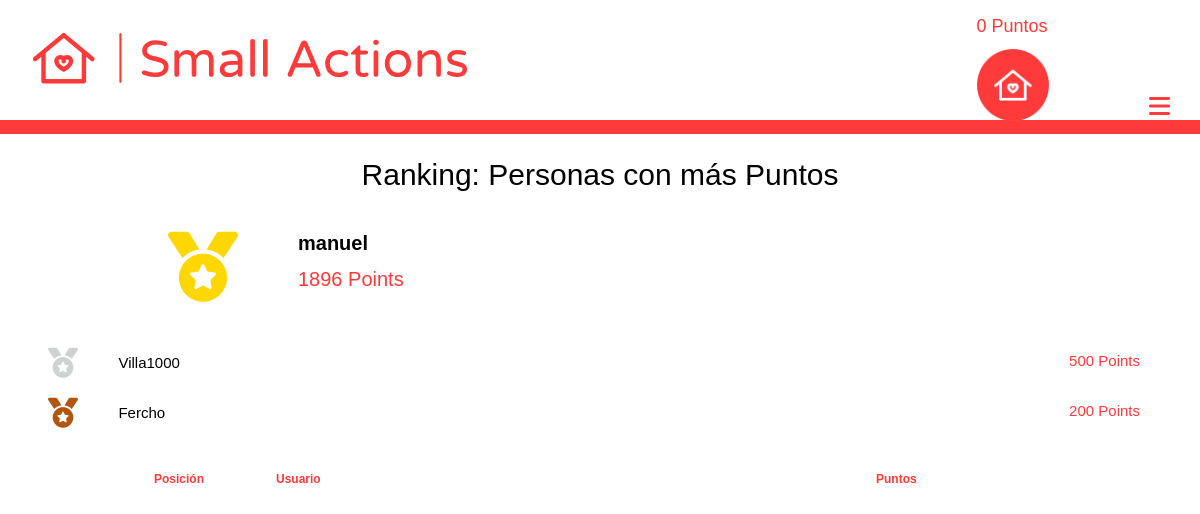
/account/ranking (signed in), run on the app's committed database.
### login/models.py (models this page shows, shortened)
class User(AbstractUser):
    points = models.PositiveIntegerField(default=0)
    photo = models.ImageField(upload_to="people", null=True, blank=True)
    latitude = models.DecimalField(max_digits=10, decimal_places=8, null=True, blank=True)
    longitude = models.DecimalField(max_digits=11, decimal_places=8, null=True, blank=True)
    visited = models.ManyToManyField('maps.Help', related_name="persons_visited", blank=True)
    can_change = models.BooleanField(null=True, blank=True) #Security
    dark_mode = models.BooleanField(default=False)
    date_forgot = models.DateTimeField(auto_now_add=True)
    random_string = models.CharField(max_length=20, blank=True, null=True, unique=True)

### login/views.py (the view)
# urls.py: path('ranking', views.ranking, name="ranking"),
@login_required(login_url='/account/login')
def ranking(request):
    user = User.objects.get(username=request.user)
    all_ranking = User.objects.all().order_by('-points')
    ranking = list(all_ranking).index(user)
    ctx = {'frist' : all_ranking[:3], 'ranking' : ranking}
    return render(request, 'login/ranking.html', ctx)

### templates/login/ranking.html (shortened to what this page needs)
{% extends 'maps/nav.html' %}
{% load static %}
{% block head %}
    <link href="{% static 'login/css/ranking.css' %}" rel="stylesheet">
{% endblock %}
{% block content %}
    <div>
        <h1>Ranking: Personas con más Puntos</h1>
        <div id='superior_grid'>
            <div id='frist_place' class="place">
                <i class="fas fa-medal"></i>
                <h2><a href="{% url 'another' frist.0.username%}">{{frist.0.username}}</a></h2>
                <span>{{frist.0.points}} Points</span>
            </div>
            <div id='second_place' class="other_place place">
                <i class="fas fa-medal"></i>
                <h3><a href="{% url 'another' frist.1.username%}">{{frist.1.username}}</a></h3>
                <span>{{frist.1.points}} Points</span>
            </div>
            <div id='third_place' class="other_place place">
                <i class="fas fa-medal"></i>
                <h4><a href="{% url 'another' frist.2.username%}">{{frist.2.username}}</a></h4>
                <span>{{frist.2.points}} Points</span>
            </div>
        </div>
        <div id='mayor'>
            <div id='headers'>
                <h4>Posición</h4>
                <h4>Usuario</h4>
                <h4>Puntos</h4>
            </div>
        </div>
    </div>
{% endblock %}

### templates/maps/nav.html (shortened to what this page needs)
<!DOCTYPE html>
{% load static %}
{% load cache %}
<html lang="es">
    <head>
        <link href="{% static 'control/css/fonts.css' %}" rel="stylesheet">
        <link rel="stylesheet" href="{% static 'maps/css/nav.css' %}">
        {% block head %}
        {% endblock %}
    </head>
    <body>
        <header id="all_bar">
            <div id="superior">
                <img src="{% static 'maps/images/logo.svg' %}" id="principal_logo" alt="logo" width="500" height="65">
                <div id="rigth_superior">
                    {% if request.user.is_authenticated %}
                        <h6>{{request.user.points}} Puntos</h6>
                        {% if request.user.photo %}
                            <a href="{% url 'account' %}"><img src="{{request.user.photo.url}}" alt="account" id="porfile_photo_nav" width="70" height="70"></a>
                        {% else %}
                            <a href="{% url 'account' %}"><img src="{% static 'maps/images/logo_small_icon_only_inverted.png' %}" alt="account" width="70" height="70"></a>
                        {% endif %}
                    {% else %}
                        <a href="{% url 'login' %}"><img src="{% static 'maps/images/logo_small_icon_only_inverted.png' %}" alt="account"></a>
                    {% endif %}
                    <i class="fas fa-bars" id="bars"></i>
                </div>
            </div>
            <div id="inferior">
            </div>
        </header>
        {% block content %}
        {% endblock %}
    </body>
</html>

### static/maps/css/nav.css (style rules this page uses)
* { margin: 0; padding: 0; outline: none; font-family: 'Sora', sans-serif; }
#all_bar { margin-top: 1vh; }
#principal_logo { width: 27vw; height: 6.5vh; object-fit: contain; object-position: left; margin-left: 2vw; }
#rigth_superior { float: right; }
#rigth_superior h6 { font-family: 'Sora', sans-serif; font-size: 45px; color: #ff3a3a; font-weight: normal; display: inline-block; position: relative; bottom: 2.7vh; margin-right: 2vw; }
#rigth_superior img { width: 3.7vw; height: 3.7vw; object-fit: cover; display: inline-block; margin-right: 2vw; }
#inferior { background-color: #ff3a3a; margin-top: 2vh; height: 2.5vh; padding-top: 0.3vh; transition: height 1s; }
#bars { display: none; }
@media screen and (max-width: 1300px) { #all_bar { margin-top: 2vh; } }
@media screen and (max-width: 1300px) { #principal_logo { width: 57vw; height: 6.5vh; margin-left: 2.5vw; margin-top: 2vh; } }
@media screen and (max-width: 1300px) { #rigth_superior { margin-right: 2.5vw; } }
@media screen and (max-width: 1300px) { #rigth_superior h6 { position: static; display: block; font-size: 18px; } }
@media screen and (max-width: 1300px) { #rigth_superior img { width: 6vw; height: 6vw; margin: 0; margin-top: 1.5vh; margin-right: 8vw; } }
@media screen and (max-width: 1300px) { #bars { display: inline-block; font-size: 3vh; color: #ff3a3a; position: relative; bottom: .7vh; text-align: right; } }
@media screen and (max-width: 1300px) { #inferior { margin-top: 4vh; height: 1.5vh; z-index: 100; } }

### static/login/css/ranking.css (style rules this page uses)
h1 { text-align: center; font-size: 60px; font-weight: 500; margin-top: 3vh; }
#superior_grid { margin-top: 5vh; display: grid; margin-left: 2vw; width: 96vw; grid-template-rows: repeat(2, 6vh); grid-template-columns: repeat(2, 48vw); }
#frist_place { grid-row: 1 / 2; grid-column: 1; display: grid; grid-template-columns: 100px 38vw; grid-template-rows: repeat(2, 50px); margin-left: 12vw; }
#frist_place i { font-size: 100px; color: #FFD700; grid-row: 1 / 2; grid-column: 1; }
#frist_place h2 { font-size: 30px; display: inline-block; margin-left: 2vw; font-weight: 600; grid-row: 1; grid-column: 2; }
#frist_place span { grid-row: 2; grid-column: 2; color: #ff3a3a; font-size: 40px; margin-left: 2vw; }
#second_place { grid-row: 1; grid-column: 2; }
#second_place i { font-size: 50px; color: #D0D2D1; }
#third_place { grid-row: 2; grid-column: 2; }
#third_place i { font-size: 50px; color: #B1560F; }
h2 a, h3 a, h4 a { text-decoration: none; color: #000; }
.other_place h3, .other_place h4 { display: inline-block; font-size: 30px; position: relative; bottom: 10px; font-weight: 400; margin-left: 1vw; }
.other_place span { font-size: 30px; font-weight: 500; color: #ff3a3a; float: right; text-align: right; margin-right: 7vw; }
#headers { margin-top: 7vh; margin-bottom: 3vh; }
#headers h4 { font-size: 25px; color: #ff3a3a; font-weight: 600; }
.column, #headers { display: grid; grid-template-columns: 16.6vw 40vw 36.6vw; }
#headers h4:nth-child(1) { text-align: right; padding-right: 3vw; }
#headers h4:nth-child(2) { padding-left: 3vw; }
#headers h4:nth-child(3) { padding-left: 3vw; }
@media screen and (max-width: 1300px) { h1 { font-size: 30px; } }
@media screen and (max-width: 1300px) { #superior_grid { display: block; } }
@media screen and (max-width: 1300px) { #frist_place { margin: 0; grid-template-columns: 70px 50vw; grid-template-rows: repeat(2, 36px); margin-left: 12vw; margin-top: 4vh; } }
@media screen and (max-width: 1300px) { #frist_place i { font-size: 70px; } }
@media screen and (max-width: 1300px) { #frist_place h2 { font-size: 20px; margin-left: 5vw; } }
@media screen and (max-width: 1300px) { #frist_place span { font-size: 20px; margin-left: 5vw; } }
@media screen and (max-width: 1300px) { .other_place { width: 98vw; margin-left: 2vw; } }
@media screen and (max-width: 1300px) { #second_place i, #third_place i { font-size: 30px; position: relative; bottom: 4px; } }
@media screen and (max-width: 1300px) { .other_place h3, .other_place h4 { font-size: 15px; margin-left: 3vw; } }
@media screen and (max-width: 1300px) { .other_place span { font-size: 15px; } }
@media screen and (max-width: 1300px) { #second_place { margin-top: 6vh; margin-bottom: 2.5vh; } }
@media screen and (max-width: 1300px) { #headers { margin-top: 5vh; margin-bottom: 1.5vh; } }
@media screen and (max-width: 1300px) { .column, #headers { grid-template-columns: 20vw 50vw 30vw; } }
@media screen and (max-width: 1300px) { #headers h4 { font-size: 12px; } }

### data on the page
User: user.points "0"
User: username "manuel", points "1896"
User: username "Villa1000", points "500"
User: username "Fercho", points "200"
